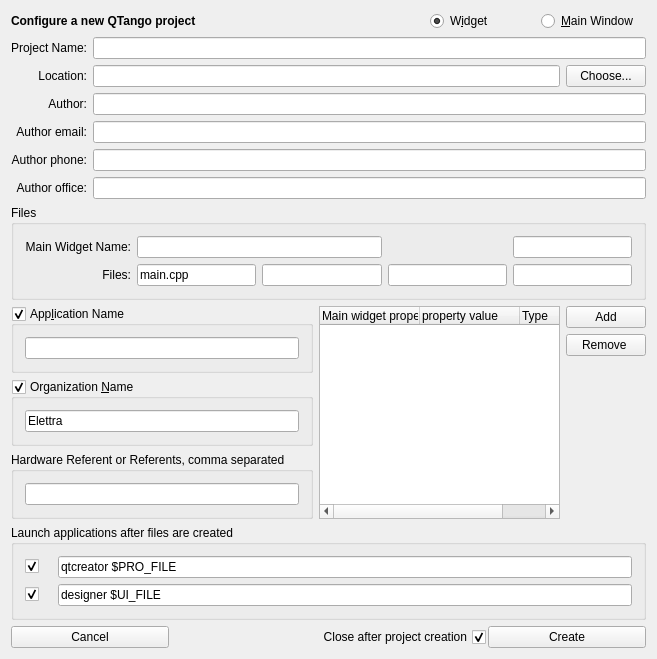
<?xml version="1.0" encoding="UTF-8"?>
<ui version="4.0">
 <class>QTangoProjectWizard</class>
 <widget class="QWidget" name="QTangoProjectWizard">
  <property name="geometry">
   <rect>
    <x>0</x>
    <y>0</y>
    <width>657</width>
    <height>639</height>
   </rect>
  </property>
  <property name="windowTitle">
   <string>New QTango Project</string>
  </property>
  <layout class="QGridLayout" name="gridLayout_4">
   <item row="4" column="0">
    <widget class="QGroupBox" name="groupBox_2">
     <property name="title">
      <string>Organization &amp;Name</string>
     </property>
     <property name="checkable">
      <bool>true</bool>
     </property>
     <property name="save" stdset="0">
      <bool>true</bool>
     </property>
     <layout class="QHBoxLayout" name="horizontalLayout_2">
      <item>
       <widget class="QLineEdit" name="leOrganizationName">
        <property name="text">
         <string>Elettra</string>
        </property>
        <property name="save" stdset="0">
         <bool>true</bool>
        </property>
        <property name="placeholder" stdset="0">
         <string>$ORGANIZATION_NAME$</string>
        </property>
       </widget>
      </item>
     </layout>
    </widget>
   </item>
   <item row="5" column="0">
    <widget class="QGroupBox" name="groupBox_5">
     <property name="title">
      <string>Hardware Referent or Referents, comma separated</string>
     </property>
     <layout class="QHBoxLayout" name="horizontalLayout_4">
      <item>
       <widget class="QLineEdit" name="leHardwareReferent">
        <property name="placeholder" stdset="0">
         <string>$HW_REFERENT$</string>
        </property>
       </widget>
      </item>
     </layout>
    </widget>
   </item>
   <item row="0" column="0" colspan="2">
    <widget class="QLabel" name="label_6">
     <property name="font">
      <font>
       <weight>75</weight>
       <bold>true</bold>
      </font>
     </property>
     <property name="text">
      <string>Configure a new QTango project</string>
     </property>
     <property name="alignment">
      <set>Qt::AlignLeading|Qt::AlignLeft|Qt::AlignVCenter</set>
     </property>
    </widget>
   </item>
   <item row="0" column="3">
    <widget class="QRadioButton" name="rbMainWidget">
     <property name="text">
      <string>&amp;Main Window</string>
     </property>
    </widget>
   </item>
   <item row="0" column="2">
    <widget class="QRadioButton" name="rbWidget">
     <property name="text">
      <string>W&amp;idget</string>
     </property>
     <property name="checked">
      <bool>true</bool>
     </property>
    </widget>
   </item>
   <item row="3" column="1" rowspan="3" colspan="3">
    <layout class="QGridLayout" name="gridLayout_3">
     <item row="0" column="1">
      <widget class="QPushButton" name="pbAddProperty">
       <property name="text">
        <string>Add</string>
       </property>
      </widget>
     </item>
     <item row="1" column="1">
      <widget class="QPushButton" name="pbRemoveProperty">
       <property name="text">
        <string>Remove </string>
       </property>
      </widget>
     </item>
     <item row="0" column="0" rowspan="3">
      <widget class="QTreeWidget" name="twProperties">
       <property name="sizePolicy">
        <sizepolicy hsizetype="Expanding" vsizetype="Expanding">
         <horstretch>0</horstretch>
         <verstretch>0</verstretch>
        </sizepolicy>
       </property>
       <column>
        <property name="text">
         <string>Main widget property name</string>
        </property>
       </column>
       <column>
        <property name="text">
         <string>property value</string>
        </property>
       </column>
       <column>
        <property name="text">
         <string>Type</string>
        </property>
       </column>
      </widget>
     </item>
    </layout>
   </item>
   <item row="1" column="0" colspan="4">
    <layout class="QGridLayout" name="gridLayout_2">
     <item row="0" column="0">
      <widget class="QLabel" name="label">
       <property name="text">
        <string>Project Name:</string>
       </property>
       <property name="alignment">
        <set>Qt::AlignRight|Qt::AlignTrailing|Qt::AlignVCenter</set>
       </property>
      </widget>
     </item>
     <item row="1" column="0">
      <widget class="QLabel" name="label_2">
       <property name="text">
        <string>Location:</string>
       </property>
       <property name="alignment">
        <set>Qt::AlignRight|Qt::AlignTrailing|Qt::AlignVCenter</set>
       </property>
      </widget>
     </item>
     <item row="1" column="1">
      <widget class="QLineEdit" name="leLocation">
       <property name="save" stdset="0">
        <bool>true</bool>
       </property>
       <property name="checkContents" stdset="0">
        <string>path</string>
       </property>
      </widget>
     </item>
     <item row="1" column="2">
      <widget class="QPushButton" name="pbChooseLocation">
       <property name="text">
        <string>Choose...</string>
       </property>
      </widget>
     </item>
     <item row="2" column="0">
      <widget class="QLabel" name="label_3">
       <property name="text">
        <string>Author:</string>
       </property>
       <property name="alignment">
        <set>Qt::AlignRight|Qt::AlignTrailing|Qt::AlignVCenter</set>
       </property>
      </widget>
     </item>
     <item row="3" column="0">
      <widget class="QLabel" name="label_7">
       <property name="text">
        <string>Author email:</string>
       </property>
       <property name="alignment">
        <set>Qt::AlignRight|Qt::AlignTrailing|Qt::AlignVCenter</set>
       </property>
      </widget>
     </item>
     <item row="4" column="0">
      <widget class="QLabel" name="label_8">
       <property name="text">
        <string>Author phone:</string>
       </property>
       <property name="alignment">
        <set>Qt::AlignRight|Qt::AlignTrailing|Qt::AlignVCenter</set>
       </property>
      </widget>
     </item>
     <item row="5" column="0">
      <widget class="QLabel" name="label_9">
       <property name="text">
        <string>Author office:</string>
       </property>
       <property name="alignment">
        <set>Qt::AlignRight|Qt::AlignTrailing|Qt::AlignVCenter</set>
       </property>
      </widget>
     </item>
     <item row="0" column="1" colspan="2">
      <widget class="QLineEdit" name="leProjectName">
       <property name="checkContents" stdset="0">
        <string>project_name</string>
       </property>
       <property name="placeholder" stdset="0">
        <string>$PROJECT_NAME$</string>
       </property>
      </widget>
     </item>
     <item row="2" column="1" colspan="2">
      <widget class="QLineEdit" name="leAuthor">
       <property name="save" stdset="0">
        <bool>true</bool>
       </property>
       <property name="placeholder" stdset="0">
        <string>$AUTHOR$</string>
       </property>
       <property name="checkContents" stdset="0">
        <string>not_empty</string>
       </property>
      </widget>
     </item>
     <item row="3" column="1" colspan="2">
      <widget class="QLineEdit" name="leAuthorEmail">
       <property name="save" stdset="0">
        <bool>true</bool>
       </property>
       <property name="placeholder" stdset="0">
        <string>$AU_EMAIL$</string>
       </property>
       <property name="checkContents" stdset="0">
        <string>email</string>
       </property>
      </widget>
     </item>
     <item row="4" column="1" colspan="2">
      <widget class="QLineEdit" name="leAuthorPhone">
       <property name="save" stdset="0">
        <bool>true</bool>
       </property>
       <property name="placeholder" stdset="0">
        <string>$AU_PHONE$</string>
       </property>
      </widget>
     </item>
     <item row="5" column="1" colspan="2">
      <widget class="QLineEdit" name="leAuthorOffice">
       <property name="save" stdset="0">
        <bool>true</bool>
       </property>
       <property name="placeholder" stdset="0">
        <string>$AU_OFFICE$</string>
       </property>
      </widget>
     </item>
    </layout>
   </item>
   <item row="2" column="0" colspan="4">
    <widget class="QGroupBox" name="grBoxFiles">
     <property name="title">
      <string>Files</string>
     </property>
     <layout class="QGridLayout" name="gridLayout">
      <item row="1" column="0">
       <widget class="QLabel" name="label_5">
        <property name="text">
         <string>Files:</string>
        </property>
        <property name="alignment">
         <set>Qt::AlignRight|Qt::AlignTrailing|Qt::AlignVCenter</set>
        </property>
       </widget>
      </item>
      <item row="1" column="1">
       <widget class="QLineEdit" name="leMain">
        <property name="text">
         <string>main.cpp</string>
        </property>
        <property name="checkContents" stdset="0">
         <string>not_empty</string>
        </property>
        <property name="extension" stdset="0">
         <string>.cpp</string>
        </property>
       </widget>
      </item>
      <item row="1" column="2">
       <widget class="QLineEdit" name="leCppFile">
        <property name="toolTip">
         <string>&lt;html&gt;&lt;head/&gt;&lt;body&gt;&lt;p&gt;Widget or main window file&lt;/p&gt;&lt;/body&gt;&lt;/html&gt;</string>
        </property>
        <property name="placeholder" stdset="0">
         <string>$CPPFILE$</string>
        </property>
        <property name="checkContents" stdset="0">
         <string>not_empty</string>
        </property>
        <property name="extension" stdset="0">
         <string>.cpp</string>
        </property>
       </widget>
      </item>
      <item row="1" column="3">
       <widget class="QLineEdit" name="leCHFile">
        <property name="toolTip">
         <string>&lt;html&gt;&lt;head/&gt;&lt;body&gt;&lt;p&gt;Widget or main window header file&lt;/p&gt;&lt;/body&gt;&lt;/html&gt;</string>
        </property>
        <property name="placeholder" stdset="0">
         <string>$HFILE$</string>
        </property>
        <property name="checkContents" stdset="0">
         <string>not_empty</string>
        </property>
        <property name="extension" stdset="0">
         <string>.h</string>
        </property>
       </widget>
      </item>
      <item row="0" column="0">
       <widget class="QLabel" name="label_10">
        <property name="text">
         <string>Main Widget Name:</string>
        </property>
        <property name="alignment">
         <set>Qt::AlignRight|Qt::AlignTrailing|Qt::AlignVCenter</set>
        </property>
       </widget>
      </item>
      <item row="1" column="4">
       <widget class="QLineEdit" name="leFormFile">
        <property name="toolTip">
         <string>&lt;html&gt;&lt;head/&gt;&lt;body&gt;&lt;p&gt;Widget or main window designer form &amp;quot;ui&amp;quot; file&lt;/p&gt;&lt;/body&gt;&lt;/html&gt;</string>
        </property>
        <property name="placeholder" stdset="0">
         <string>$FORMFILE$</string>
        </property>
        <property name="checkContents" stdset="0">
         <string>not_empty</string>
        </property>
        <property name="extension" stdset="0">
         <string>.ui</string>
        </property>
       </widget>
      </item>
      <item row="0" column="1" colspan="2">
       <widget class="QLineEdit" name="leMainWidgetName">
        <property name="placeholder" stdset="0">
         <string>$MAINCLASS$</string>
        </property>
        <property name="checkContents" stdset="0">
         <string>not_empty</string>
        </property>
       </widget>
      </item>
      <item row="0" column="4">
       <widget class="QLineEdit" name="leProFile">
        <property name="checkContents" stdset="0">
         <string>not_empty</string>
        </property>
        <property name="extension" stdset="0">
         <string>.pro</string>
        </property>
       </widget>
      </item>
     </layout>
    </widget>
   </item>
   <item row="8" column="0" colspan="4">
    <layout class="QHBoxLayout" name="horizontalLayout">
     <property name="spacing">
      <number>2</number>
     </property>
     <item>
      <widget class="QPushButton" name="pbCancel">
       <property name="sizePolicy">
        <sizepolicy hsizetype="Minimum" vsizetype="Fixed">
         <horstretch>1</horstretch>
         <verstretch>0</verstretch>
        </sizepolicy>
       </property>
       <property name="text">
        <string>Cancel</string>
       </property>
      </widget>
     </item>
     <item>
      <widget class="QCheckBox" name="cbCloseAfterCreate">
       <property name="sizePolicy">
        <sizepolicy hsizetype="Minimum" vsizetype="Fixed">
         <horstretch>2</horstretch>
         <verstretch>0</verstretch>
        </sizepolicy>
       </property>
       <property name="layoutDirection">
        <enum>Qt::RightToLeft</enum>
       </property>
       <property name="text">
        <string>Close after project creation</string>
       </property>
       <property name="checked">
        <bool>true</bool>
       </property>
       <property name="save" stdset="0">
        <bool>true</bool>
       </property>
      </widget>
     </item>
     <item>
      <widget class="QPushButton" name="pbCreate">
       <property name="sizePolicy">
        <sizepolicy hsizetype="Minimum" vsizetype="Fixed">
         <horstretch>1</horstretch>
         <verstretch>0</verstretch>
        </sizepolicy>
       </property>
       <property name="text">
        <string>Create</string>
       </property>
      </widget>
     </item>
    </layout>
   </item>
   <item row="3" column="0">
    <widget class="QGroupBox" name="groupBox_4">
     <property name="title">
      <string>App&amp;lication Name</string>
     </property>
     <property name="checkable">
      <bool>true</bool>
     </property>
     <property name="save" stdset="0">
      <bool>true</bool>
     </property>
     <layout class="QHBoxLayout" name="horizontalLayout_3">
      <item>
       <widget class="QLineEdit" name="leApplicationName">
        <property name="placeholder" stdset="0">
         <string>$APPLICATION_NAME$</string>
        </property>
       </widget>
      </item>
     </layout>
    </widget>
   </item>
   <item row="6" column="0" colspan="4">
    <widget class="QGroupBox" name="groupBox">
     <property name="title">
      <string>Launch applications after files are created</string>
     </property>
     <layout class="QGridLayout" name="gridLayout_5">
      <item row="0" column="4">
       <widget class="QLineEdit" name="leLaunch1">
        <property name="toolTip">
         <string>&lt;html&gt;&lt;head/&gt;&lt;body&gt;&lt;p&gt;command [args] &lt;/p&gt;&lt;p&gt;Special file name arguments:&lt;/p&gt;&lt;p&gt;&lt;span style=&quot; font-style:italic;&quot;&gt;- $PRO_FILE  &lt;/span&gt;is replaced by the .pro file name;&lt;/p&gt;&lt;p&gt;- &lt;span style=&quot; font-style:italic;&quot;&gt;$UI_FILE&lt;/span&gt;      is replaced by the .ui form file name.&lt;/p&gt;&lt;p&gt;&lt;br/&gt;&lt;/p&gt;&lt;p&gt;For example, if the &lt;span style=&quot; font-style:italic;&quot;&gt;.pro&lt;/span&gt; file is &lt;span style=&quot; font-style:italic;&quot;&gt;myproject.pro&lt;/span&gt;,&lt;span style=&quot; font-style:italic;&quot;/&gt; and the command is &lt;span style=&quot; font-style:italic;&quot;&gt; qtcreator&lt;/span&gt;, then &lt;span style=&quot; font-style:italic;&quot;&gt;qtcreator myproject.pro &lt;/span&gt;is launched after the new project files are created.&lt;/p&gt;&lt;p&gt;If the &lt;span style=&quot; font-style:italic;&quot;&gt;.ui&lt;/span&gt; file is &lt;span style=&quot; font-style:italic;&quot;&gt;myform.ui&lt;/span&gt;, and the command is &lt;span style=&quot; font-style:italic;&quot;&gt;designer&lt;/span&gt;, then &lt;span style=&quot; font-style:italic;&quot;&gt;designer myform.ui&lt;/span&gt; is launched.&lt;/p&gt;&lt;/body&gt;&lt;/html&gt;</string>
        </property>
        <property name="text">
         <string>qtcreator $PRO_FILE</string>
        </property>
        <property name="save" stdset="0">
         <bool>true</bool>
        </property>
       </widget>
      </item>
      <item row="0" column="1">
       <widget class="QLabel" name="label_4">
        <property name="text">
         <string/>
        </property>
       </widget>
      </item>
      <item row="1" column="4">
       <widget class="QLineEdit" name="leLaunch2">
        <property name="toolTip">
         <string>&lt;html&gt;&lt;head/&gt;&lt;body&gt;&lt;p&gt;command [args] &lt;/p&gt;&lt;p&gt;Special file name arguments:&lt;/p&gt;&lt;p&gt;&lt;span style=&quot; font-style:italic;&quot;&gt;- $PRO_FILE &lt;/span&gt;is replaced by the .pro file name;&lt;/p&gt;&lt;p&gt;- &lt;span style=&quot; font-style:italic;&quot;&gt;$UI_FILE&lt;/span&gt; is replaced by the .ui form file name.&lt;/p&gt;&lt;p&gt;&lt;br/&gt;&lt;/p&gt;&lt;p&gt;For example, if the &lt;span style=&quot; font-style:italic;&quot;&gt;.pro&lt;/span&gt; file is &lt;span style=&quot; font-style:italic;&quot;&gt;myproject.pro&lt;/span&gt;, and the command is &lt;span style=&quot; font-style:italic;&quot;&gt;qtcreator&lt;/span&gt;, then &lt;span style=&quot; font-style:italic;&quot;&gt;qtcreator myproject.pro &lt;/span&gt;is launched after the new project files are created.&lt;/p&gt;&lt;p&gt;If the &lt;span style=&quot; font-style:italic;&quot;&gt;.ui&lt;/span&gt; file is &lt;span style=&quot; font-style:italic;&quot;&gt;myform.ui&lt;/span&gt;, and the command is &lt;span style=&quot; font-style:italic;&quot;&gt;designer&lt;/span&gt;, then &lt;span style=&quot; font-style:italic;&quot;&gt;designer myform.ui&lt;/span&gt; is launched.&lt;/p&gt;&lt;/body&gt;&lt;/html&gt;</string>
        </property>
        <property name="text">
         <string>designer $UI_FILE</string>
        </property>
        <property name="save" stdset="0">
         <bool>true</bool>
        </property>
       </widget>
      </item>
      <item row="1" column="0">
       <widget class="QCheckBox" name="cbLaunch2">
        <property name="text">
         <string/>
        </property>
        <property name="checked">
         <bool>true</bool>
        </property>
        <property name="save" stdset="0">
         <bool>true</bool>
        </property>
       </widget>
      </item>
      <item row="0" column="0">
       <widget class="QCheckBox" name="cbLaunch1">
        <property name="text">
         <string/>
        </property>
        <property name="checked">
         <bool>true</bool>
        </property>
        <property name="save" stdset="0">
         <bool>true</bool>
        </property>
       </widget>
      </item>
     </layout>
    </widget>
   </item>
  </layout>
 </widget>
 <layoutdefault spacing="6" margin="11"/>
 <resources/>
 <connections/>
</ui>
